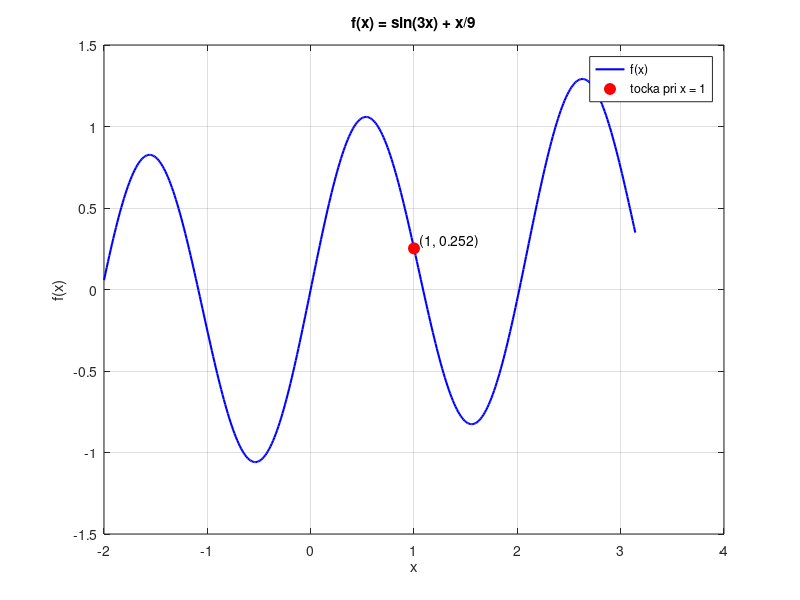

The MATLAB script that drew this image: (Note: this script raises an error after producing the figure.)
%% ============================================================
%  2. domaca naloga 2025/26  -  2. del  (Matlab)
%  Glavna skripta. Zazeni jo z ukazom: DN2_2del
%  (datoteki  povprecje  in  parabola  morata biti v isti mapi)
% =============================================================
clc; clear; close all;

%% ============================================================
%  1. NALOGA
%  Vektor a: vsa liha stevila med -3 in 5  -> -3 -1 1 3 5
%  Vektor b: vsa soda stevila med 10 in 2 (padajoce) -> 10 8 6 4 2
%  Izracun skalarnega produkta.
% =============================================================
a = -3:2:5;          % liha stevila: -3 -1 1 3 5
b = 10:-2:2;         % soda stevila padajoce: 10 8 6 4 2

skalarni_produkt = dot(a, b);    % = a*b'

disp('--- 1. naloga ---');
disp('a ='); disp(a);
disp('b ='); disp(b);
fprintf('Skalarni produkt a . b = %d\n\n', skalarni_produkt);  % -10


%% ============================================================
%  2. NALOGA
% =============================================================
A = [ 1  2 -3  4;
     -1  0 -3  8;
      2 -2  2  1;
      0  2 -3  8];

disp('--- 2. naloga ---');
disp('Matrika A ='); disp(A);

% a) Drugi stolpec matrike A
disp('a) Drugi stolpec A(:,2) ='); disp(A(:,2));

% b) Vsota in povprecje vseh elementov matrike A
vsota     = sum(A(:));
povprecje = mean(A(:));
fprintf('b) Vsota elementov     = %g\n', vsota);       % 18
fprintf('   Povprecje elementov = %g\n', povprecje);   % 1.125

% c) Matrika A1, kjer velja  A1(i,j) = (A(i,j) + 2)^3
%    (racunanje po komponentah z operatorjema .+ in .^)
A1 = (A + 2).^3;
disp('c) A1 = (A+2).^3 ='); disp(A1);

% d) Matrika  B = A - (17/2) I
B = A - (17/2) * eye(4);
disp('d) B = A - (17/2)*I ='); disp(B);

detB = det(B);
fprintf('   det(B) = %g\n', detB);                      % -350.0625

% Najvecji element po absolutni vrednosti
[maxAbs, idx] = max(abs(B(:)));
fprintf('   Najvecji element po absolutni vrednosti = %g\n\n', maxAbs);  % 8.5


%% ============================================================
%  3. NALOGA  -  funkcije in risanje
% =============================================================
disp('--- 3. naloga ---');

% a) Graf funkcije f(x) = sin(3x) + x/9 na intervalu [-2, pi].
%    Izracun f(1) in oznacitev tocke na grafu.
f = @(x) sin(3*x) + x/9;

x = linspace(-2, pi, 400);
figure;
plot(x, f(x), 'b-', 'LineWidth', 1.5); hold on;

x0  = 1;
fx0 = f(x0);
plot(x0, fx0, 'ro', 'MarkerSize', 8, 'MarkerFaceColor', 'r');
text(x0, fx0, sprintf('  (1, %.3f)', fx0), 'VerticalAlignment','bottom');

grid on;
xlabel('x'); ylabel('f(x)');
title('f(x) = sin(3x) + x/9');
legend('f(x)', 'tocka pri x = 1', 'Location', 'best');
hold off;

fprintf('a) f(1) = %.4f\n', fx0);

% b) Anonimna funkcija "povprecje", ki sprejme stevili a in b
%    ter vrne njuno povprecje. Izracun povprecje(0.5, 6).
povprecje_anon = @(a, b) (a + b) / 2;
fprintf('b) povprecje(0.5, 6) = %.4f\n', povprecje_anon(0.5, 6));  % 3.25

% c) Funkcija parabola (definirana v locheni datoteki parabola.m),
%    ki narise parabolo p(x) = a x^2 + b x + c na [-5, 5] in vrne
%    vrednost parabole v tocki x = 1.
%    Primer klica (npr. a=1, b=-2, c=1  ->  p(1) = 0):
p1 = parabola(1, -2, 1);
fprintf('c) parabola(1, -2, 1): p(1) = %g\n', p1);
